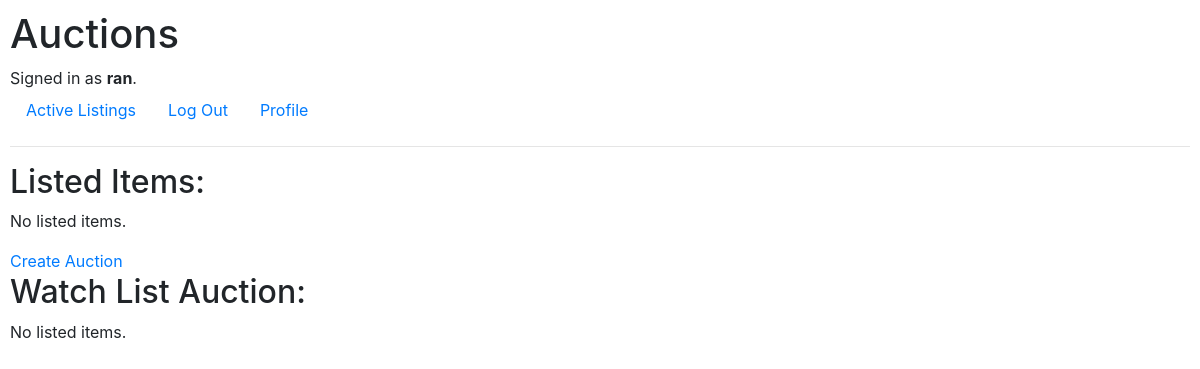
The page /user (signed in) on the database as committed earlier.
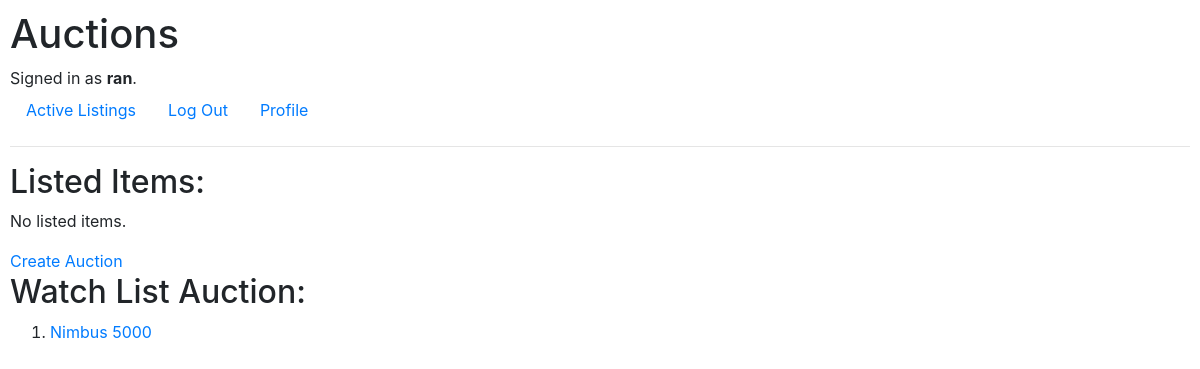
The same page on the database as committed later.
### auctions/models.py (models this page shows, shortened)
class WatchList(models.Model):
    user = models.ForeignKey(
        User, on_delete=models.CASCADE, related_name="user_watchlist"
    )
    auction = models.ForeignKey(Auction, on_delete=models.CASCADE)

class Auction(models.Model):
    user = models.ForeignKey(
        User, on_delete=models.CASCADE, related_name="user_auctions"
    )
    item = models.ForeignKey(
        Item, on_delete=models.CASCADE, related_name="item_auctions"
    )
    price = models.DecimalField(max_digits=6, decimal_places=2)

class Item(models.Model):
    name = models.CharField(max_length=30, unique=True)
    description = models.CharField(max_length=120)

### auctions/views.py (the view)
# urls.py: path("user", views.user_page, name="user_page"),
def user_page(request):
    user = request.user
    return render(
        request,
        "auctions/user.html",
        {
            "user": user,
            "auctions": user.user_auctions.all(),
            "watchlist": user.user_watchlist.all(),
        },
    )

### auctions/models.py (called while the page is built)
    def __str__(self):
        return f"{self.first_name.capitalize()} {self.last_name.capitalize()}"

### auctions/templates/auctions/user.html (shortened to what this page needs)
{% extends 'auctions/layout.html' %}
{% block body %}
  <h2>Listed Items:</h2>
  {% if not auctions %}
    <p>No listed items.</p>
  {% endif %}
  <a href="{% url 'auction_create' %}">Create Auction</a>
  <h2>Watch List Auction:</h2>
  {% if not watchlist %}
    <p>No listed items.</p>
  {% else %}
    <ol>
      {% for item in watchlist %}
        <li>
          <a href="{% url 'auction_item' item.auction.id %}">{{ item.auction.item.name }}</a>
        </li>
      {% endfor %}
    </ol>
  {% endif %}
{% endblock %}

Rows that differ between the two databases and show on the page:
added WatchList: auction.item.name "Nimbus 5000"
Other text that changed with them:
text no longer shown: "No listed items."
